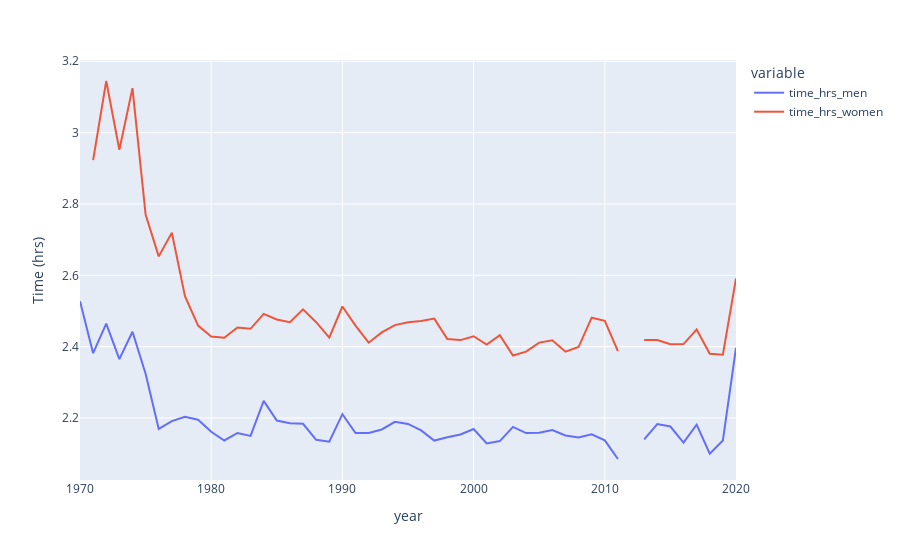

Write notebook code for a chart like this one.
### Code cell
plot2 = px.line(nyc_df_mf, x = 'year', y = ['time_hrs_men', 'time_hrs_women'])
plot2.update_yaxes(title_text='Time (hrs)')

### Figure 1 — Plotly figure (JSON) as saved in the notebook; plotly's stock layout.template omitted (floating-point values rounded to 4 significant figures)
{"data": [{"hovertemplate": "variable=time_hrs_men<br>year=%{x}<br>value=%{y}<extra></extra>", "legendgroup": "time_hrs_men", "line": {"color": "#636efa", "dash": "solid"}, "marker": {"symbol": "circle"}, "mode": "lines", "name": "time_hrs_men", "orientation": "v", "showlegend": true, "type": "scatter", "x": [1970, 1971, 1972, 1973, 1974, 1975, 1976, 1977, 1978, 1979, 1980, 1981, 1982, 1983, 1984, 1985, 1986, 1987, 1988, 1989, 1990, 1991, 1992, 1993, 1994, 1995, 1996, 1997, 1998, 1999, 2000, 2001, 2002, 2003, 2004, 2005, 2006, 2007, 2008, 2009, 2010, 2011, 2012, 2013, 2014, 2015, 2016, 2017, 2018, 2019, 2020], "xaxis": "x", "y": [2.527, 2.382, 2.464, 2.365, 2.442, 2.324, 2.169, 2.191, 2.203, 2.195, 2.161, 2.137, 2.158, 2.15, 2.248, 2.193, 2.185, 2.184, 2.139, 2.134, 2.211, 2.158, 2.158, 2.168, 2.189, 2.183, 2.165, 2.137, 2.146, 2.154, 2.169, 2.129, 2.135, 2.175, 2.158, 2.158, 2.166, 2.151, 2.145, 2.154, 2.137, 2.085, null, 2.14, 2.183, 2.176, 2.131, 2.181, 2.1, 2.137, 2.397], "yaxis": "y"}, {"hovertemplate": "variable=time_hrs_women<br>year=%{x}<br>value=%{y}<extra></extra>", "legendgroup": "time_hrs_women", "line": {"color": "#EF553B", "dash": "solid"}, "marker": {"symbol": "circle"}, "mode": "lines", "name": "time_hrs_women", "orientation": "v", "showlegend": true, "type": "scatter", "x": [1970, 1971, 1972, 1973, 1974, 1975, 1976, 1977, 1978, 1979, 1980, 1981, 1982, 1983, 1984, 1985, 1986, 1987, 1988, 1989, 1990, 1991, 1992, 1993, 1994, 1995, 1996, 1997, 1998, 1999, 2000, 2001, 2002, 2003, 2004, 2005, 2006, 2007, 2008, 2009, 2010, 2011, 2012, 2013, 2014, 2015, 2016, 2017, 2018, 2019, 2020], "xaxis": "x", "y": [null, 2.923, 3.145, 2.952, 3.125, 2.771, 2.653, 2.719, 2.542, 2.459, 2.428, 2.425, 2.454, 2.45, 2.492, 2.476, 2.468, 2.505, 2.469, 2.425, 2.513, 2.459, 2.411, 2.44, 2.46, 2.468, 2.472, 2.479, 2.421, 2.418, 2.429, 2.406, 2.432, 2.375, 2.386, 2.411, 2.418, 2.386, 2.399, 2.481, 2.472, 2.388, null, 2.419, 2.419, 2.407, 2.407, 2.448, 2.38, 2.377, 2.591], "yaxis": "y"}], "layout": {"autosize": true, "legend": {"title": {"text": "variable"}, "tracegroupgap": 0}, "margin": {"t": 60}, "xaxis": {"anchor": "y", "autorange": true, "domain": [0, 1], "range": [1970, 2020], "title": {"text": "year"}, "type": "linear"}, "yaxis": {"anchor": "x", "autorange": true, "domain": [0, 1], "range": [2.026, 3.204], "title": {"text": "Time (hrs)"}, "type": "linear"}}}
